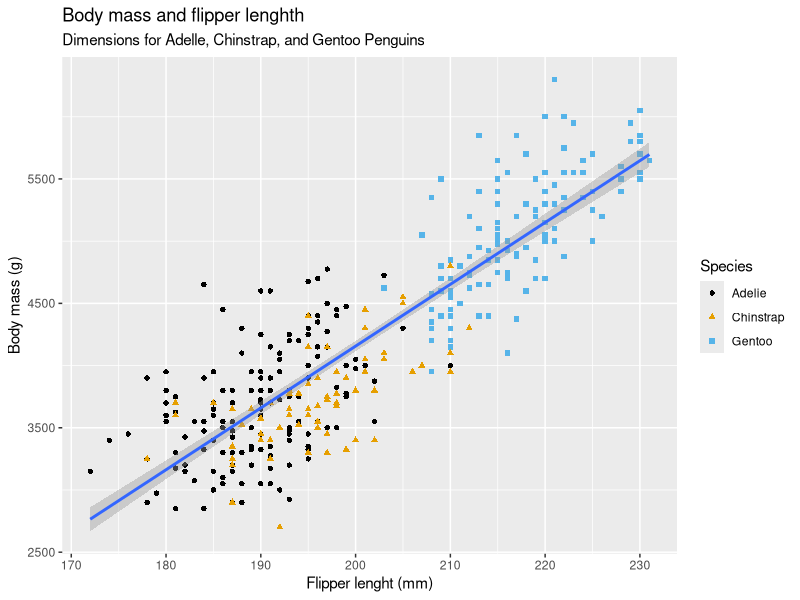

Reproduce this figure in R.
library(tidyverse)
library(palmerpenguins)
library(ggthemes)

penguins
glimpse(penguins)

ggplot(data=penguins, 
       mapping = aes(x=flipper_length_mm, y=body_mass_g)) +
  geom_point(mapping = aes(color=species, shape=species )) +
  geom_smooth(method = 'lm') +
  labs(
    title = "Body mass and flipper lenghth",
    subtitle = "Dimensions for Adelle, Chinstrap, and Gentoo Penguins",
    x="Flipper lenght (mm)", y="Body mass (g)",
    color = "Species", shape = "Species")+
  scale_color_colorblind()

